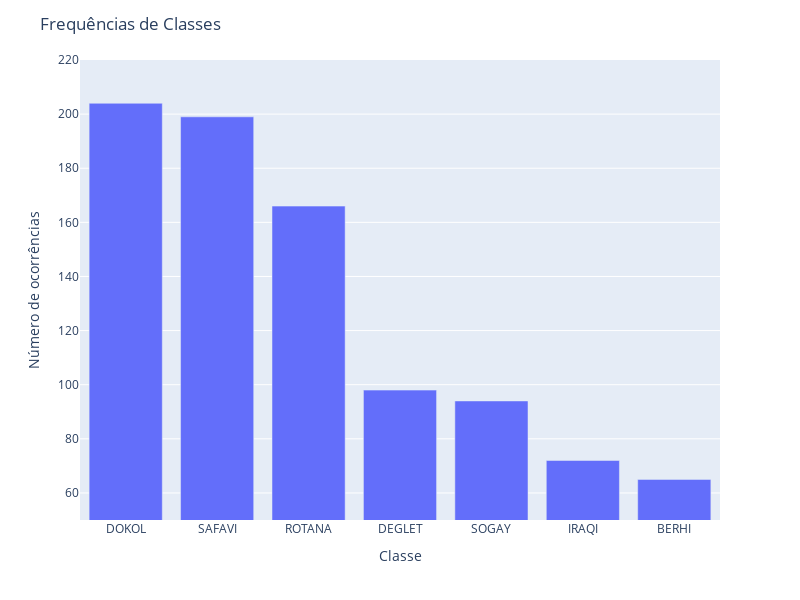

Notebook code cell kept with this figure:
### Code cell
import pandas as pd
import plotly.express as px

# Assuming 'df' is your pandas DataFrame

# Step 1: Identify categorical columns
categorical_columns = ['Class']

# Step 2: Plot count plot for each categorical column
for column in categorical_columns:
    fig = px.bar(df[column].value_counts(), x=df[column].value_counts().index, y=df[column].value_counts().values)
    fig.update_layout(title_text=f"Frequências de Classes", xaxis_title="Classe", yaxis_title="Número de ocorrências")
    fig.update_layout(width=800, height=600)
    fig.update_yaxes(range=[50, 220])
    fig.show()

### Figure 1 — Plotly figure (JSON) as saved in the notebook; plotly's stock layout.template omitted (floating-point values rounded to 4 significant figures)
{"data": [{"alignmentgroup": "True", "hovertemplate": "x=%{x}<br>y=%{y}<extra></extra>", "legendgroup": "", "marker": {"color": "#636efa", "pattern": {"shape": ""}}, "name": "", "offsetgroup": "", "orientation": "v", "showlegend": false, "textposition": "auto", "type": "bar", "x": ["DOKOL", "SAFAVI", "ROTANA", "DEGLET", "SOGAY", "IRAQI", "BERHI"], "xaxis": "x", "y": [204, 199, 166, 98, 94, 72, 65], "yaxis": "y"}], "layout": {"barmode": "relative", "height": 600, "legend": {"tracegroupgap": 0}, "margin": {"t": 60}, "title": {"text": "Frequências de Classes"}, "width": 800, "xaxis": {"anchor": "y", "domain": [0, 1], "title": {"text": "Classe"}}, "yaxis": {"anchor": "x", "domain": [0, 1], "range": [50, 220], "title": {"text": "Número de ocorrências"}}}}
